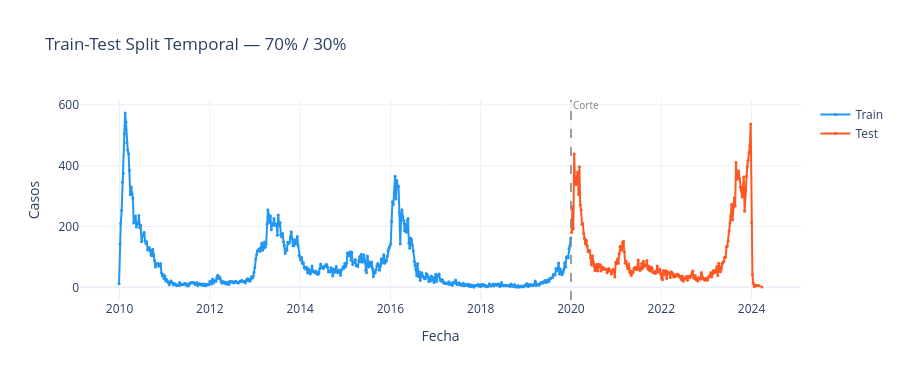

Write notebook code for a chart like this one.
### Markdown cell above
### Justificación del corte temporal

El corte en 2020 deja un conjunto de entrenamiento amplio y un conjunto de prueba suficientemente desafiante. El entrenamiento cubre aproximadamente diez años de historia, incluyendo ciclos epidémicos relevantes, el test contiene un período reciente con fuerte variabilidad lo que permite evaluar si los baselines generalizan fuera de la ventana histórica inicial.

Esta separación es más exigente que una partición aleatoria, pero es la única coherente para este tipo de pronósticos. Mezclar semanas futuras dentro del entrenamiento produciría una evaluación optimista y metodológicamente inválida.

### Code cell
train, test = separar_train_test(df, FECHA_CORTE)

print(f"TRAIN: {len(train)} observaciones  ({train.ds.min().strftime('%Y-%m')} → {train.ds.max().strftime('%Y-%m')})")
print(f"TEST:  {len(test)} observaciones  ({test.ds.min().strftime('%Y-%m')} → {test.ds.max().strftime('%Y-%m')})")
print(f"Proporción: {len(train) / len(df) * 100:.0f}% / {len(test) / len(df) * 100:.0f}%")

graficar_split(train, test, FECHA_CORTE)

### Figure 1 — Plotly figure (JSON) as saved in the notebook; plotly's stock layout.template omitted (floating-point values rounded to 4 significant figures; data arrays with more than 128 entries replaced by an {"elided": "..."} marker saying what was removed)
{"data": [{"line": {"color": "#2196F3", "width": 2}, "marker": {"size": 3}, "mode": "lines+markers", "name": "Train", "type": "scatter", "x": {"elided": "523 str values"}, "y": {"elided": "523 float values"}}, {"line": {"color": "#FF5722", "width": 2}, "marker": {"size": 3}, "mode": "lines+markers", "name": "Test", "type": "scatter", "x": {"elided": "221 str values"}, "y": {"elided": "221 float values"}}], "layout": {"annotations": [{"font": {"color": "gray", "size": 10}, "showarrow": false, "text": "Corte", "x": "2020-01-01T00:00:00", "xanchor": "left", "y": 1.02, "yref": "paper"}], "height": 380, "shapes": [{"line": {"color": "gray", "dash": "dash", "width": 1.5}, "type": "line", "x0": "2020-01-01T00:00:00", "x1": "2020-01-01T00:00:00", "xref": "x", "y0": 0, "y1": 1, "yref": "paper"}], "title": {"text": "Train-Test Split Temporal — 70% / 30%"}, "xaxis": {"title": {"text": "Fecha"}}, "yaxis": {"title": {"text": "Casos"}}}}
